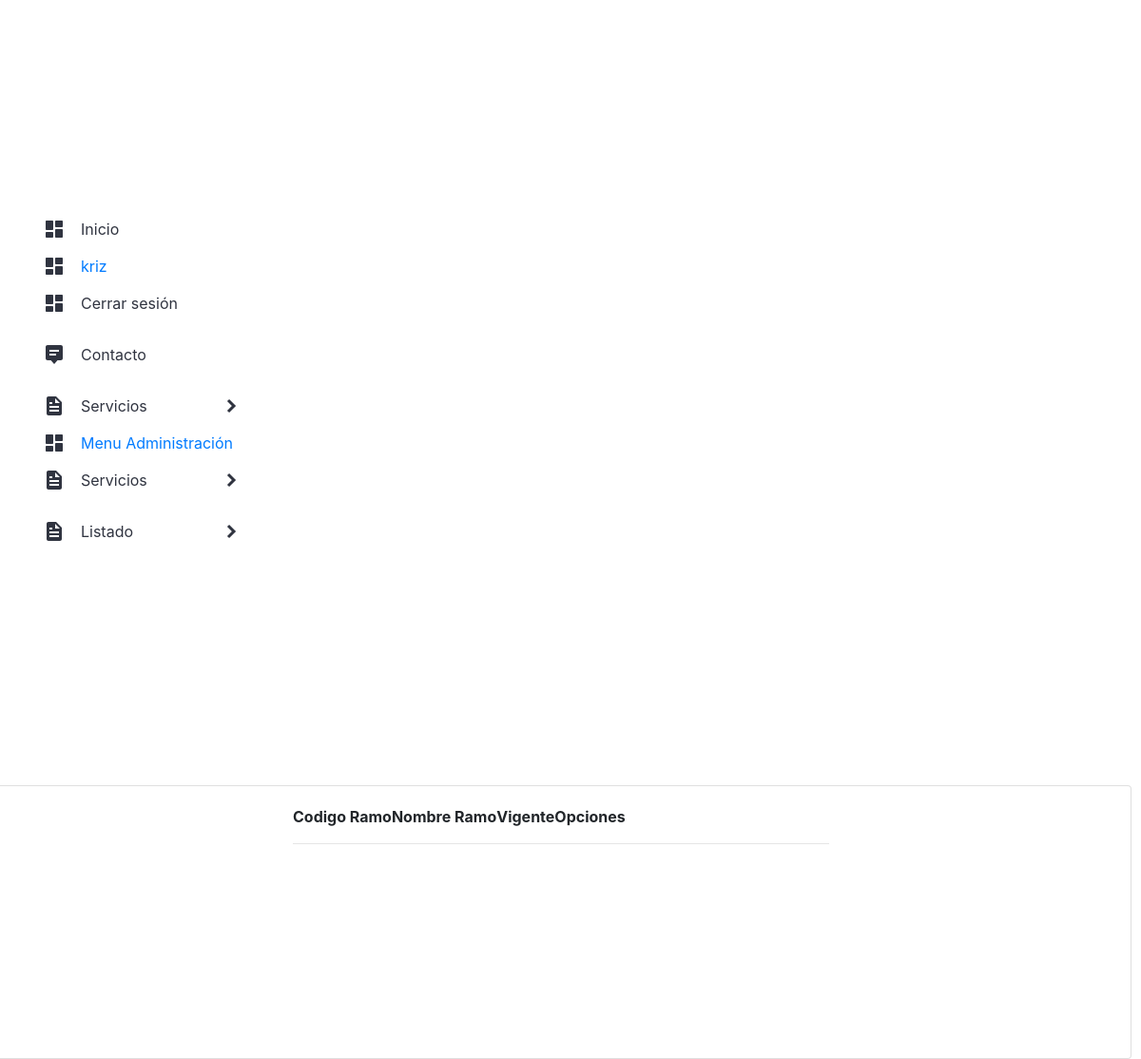
/listar_ramos/ (signed in), run on an earlier commit of the app's database.
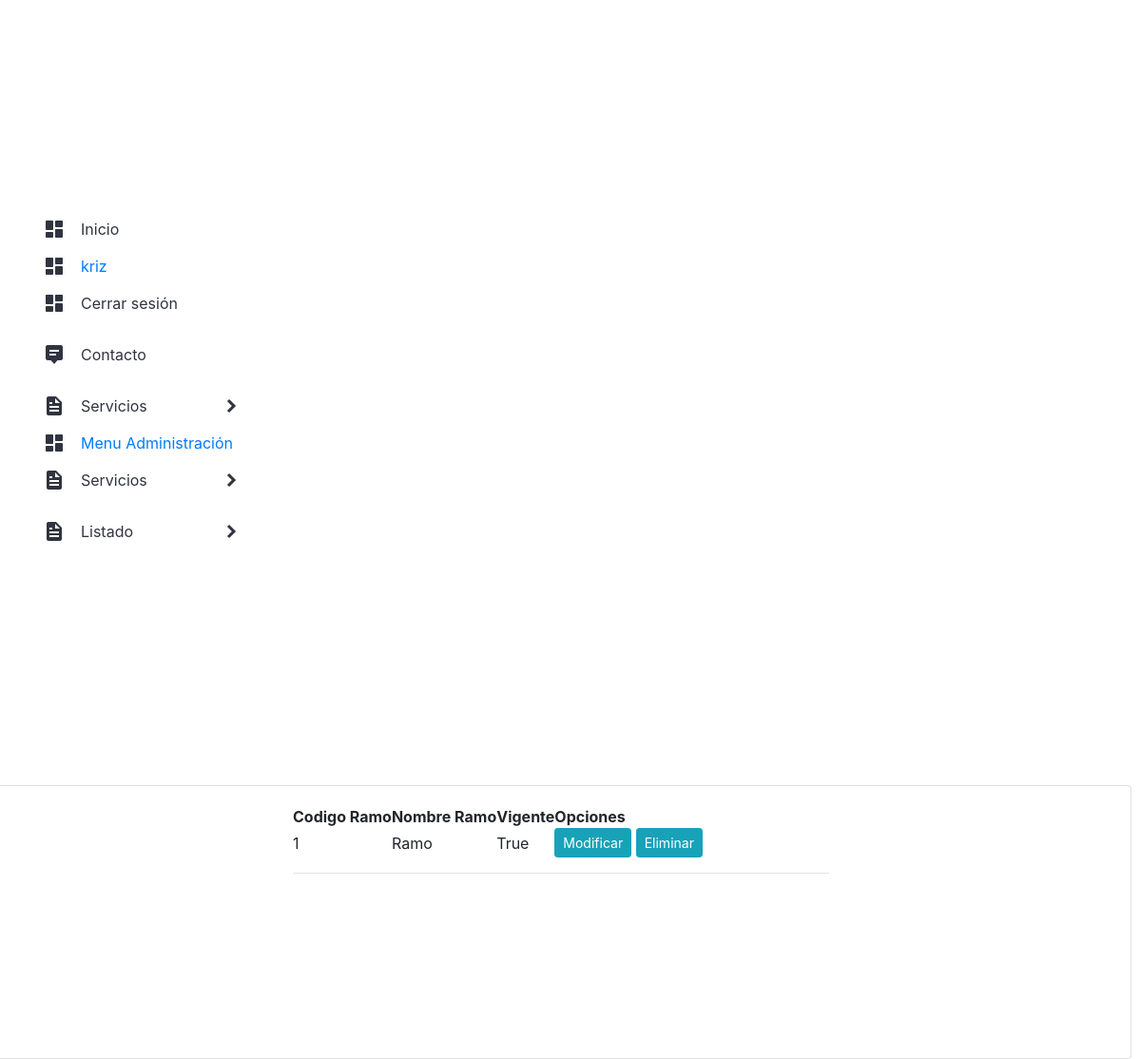
And on a later commit of the database.
### app/models.py (models this page shows, shortened)
class Ramo (models.Model):
    codigo_ramo = models.CharField(max_length=255)
    nombre_ramo = models.CharField(max_length=255)
    vigente = models.BooleanField()

### app/views.py (the view)
# urls.py: path('listar_ramos/', listar_ramos, name="listar_ramos"),
@login_required
@login_required
def listar_ramos(request):
    Ramos = Ramo.objects.all()
    data = {
        'Ramos': Ramos
    }
    return render(request, 'app/productos/listar_ramos.html', data)

### app/templates/app/productos/listar_ramos.html (shortened to what this page needs)
{% extends 'app/base.html' %}
{% block contenido %}
{% load humanize %}
<div class="card">
    <div class="card-body">
        <div class="row">
            <div class="col-12 col-md-6 offset-md-3">
                <table>
                    <tr>
                        <th>Codigo Ramo</th>
                        <th>Nombre Ramo</th>
                        <th>Vigente</th>
                        <th>Opciones</th>
                    </tr>
                    {% for a in Ramos %}
                    <tr>
                        <td>{{ a.codigo_ramo | title }}</td>
                        <td>{{ a.nombre_ramo | title }}</td>
                        <td>{{ a.vigente | title  }}</td>
                        <td>
                            <a href="{% url 'modificar_ramos' a.id %}" class="btn btn-info btn-sm">Modificar</a>
                            <a href="#" onclick="eliminarRamos({{ a.id }})" class="btn btn-info btn-sm">Eliminar</a>
                        </td>
                    </tr>
                    {%endfor%}
                </table>
                <hr>
            </div>
        </div>
    </div>
</div>
{% endblock %}

What changed in the data, as far as the page shows it:
added Ramo: codigo_ramo "1", nombre_ramo "Ramo", vigente "True"
